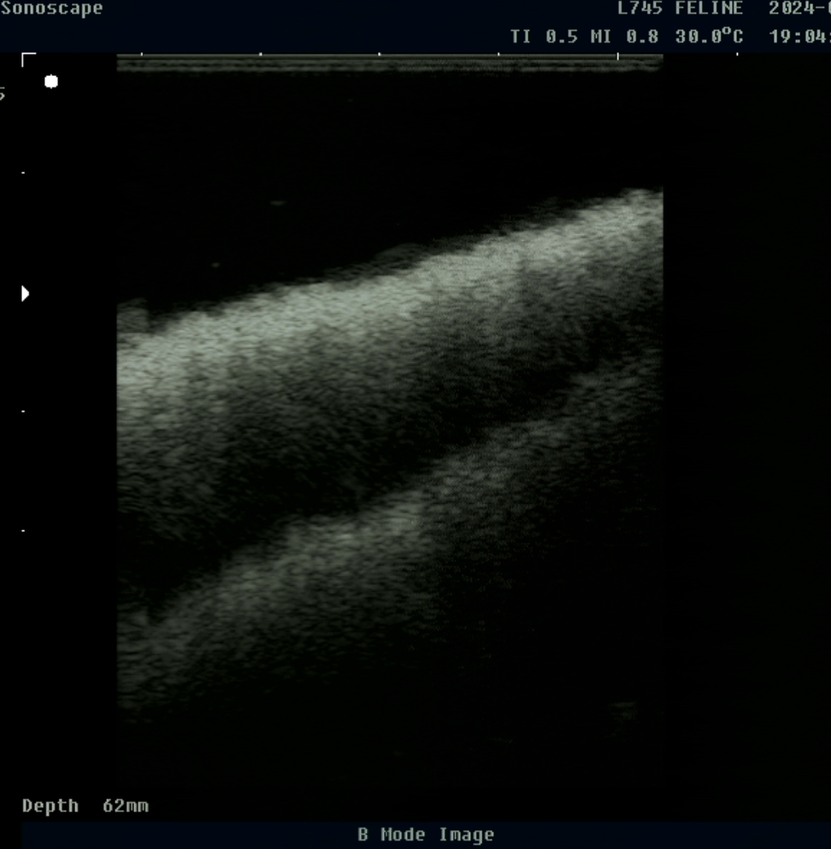
#> input picture image.png, 831 x 849 px, shrunk from 972 x 994 before the run
$ python crop_image.py
#> lines starting #> are read from the running program, lines starting #| are printed output that depends on the picture
import cv2
import matplotlib.pyplot as plt
from scipy import signal
import numpy as np


main_img = cv2.imread("image.png", cv2.IMREAD_GRAYSCALE)  # Load main image in grayscale
#> main_img: shape (849, 831); min 0, max 255, mean 14
kernel = main_img[61:79,25:43].copy()

# Apply template matching
result = cv2.matchTemplate(main_img, kernel, cv2.TM_CCOEFF_NORMED)
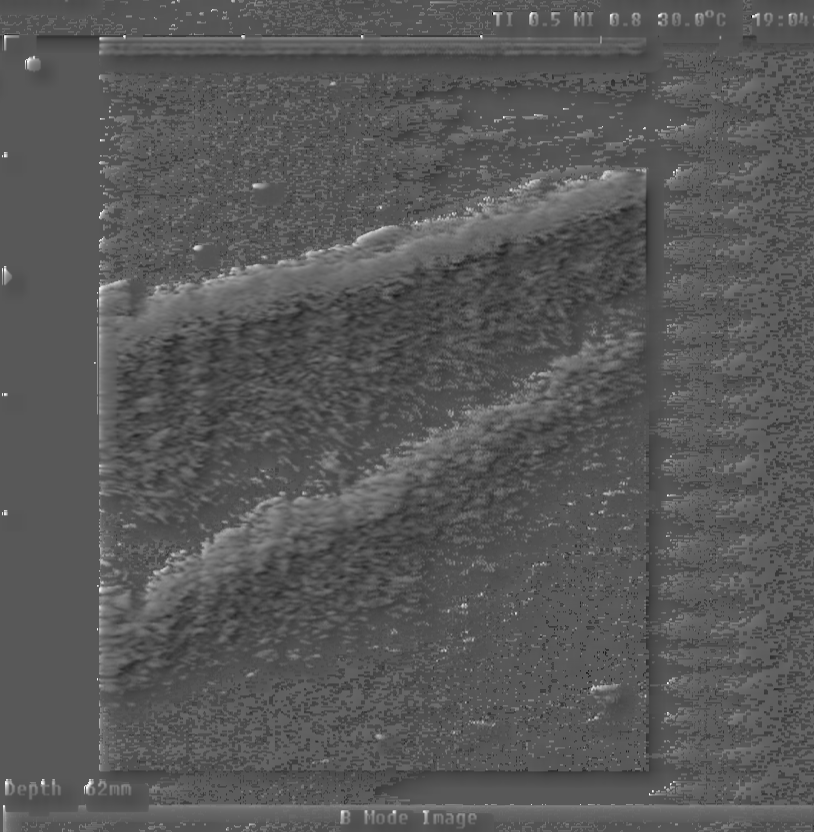
#> result: shape (832, 814) float32; min -0.535, max 1, mean 0.000432; drawn with min black and max white

# Get the best match location
min_val, max_val, min_loc, max_loc = cv2.minMaxLoc(result)
#> min_val = -0.535; max_val = 1; min_loc = (492, 13); max_loc = (25, 61)

# Draw a rectangle around the detected template
h, w = kernel.shape  # Get dimensions of the template
#> h = 18; w = 18
top_left = max_loc  # Best match location
#> top_left = (25, 61)
bottom_right = (top_left[0] + w, top_left[1] + h)
#> bottom_right = (43, 79)

cv2.rectangle(main_img, top_left, bottom_right, (255, 255, 255), 2)  # Draw rectangle
#> main_img: shape (849, 831); min 0, max 255, mean 14.1

# Show the result
cv2.imshow("Detected Shape", main_img)
cv2.waitKey(0)
cv2.destroyAllWindows()


# [27 lines of commented-out code are left out]

$ run again, with ultrahang_screen2.png copied over image.png
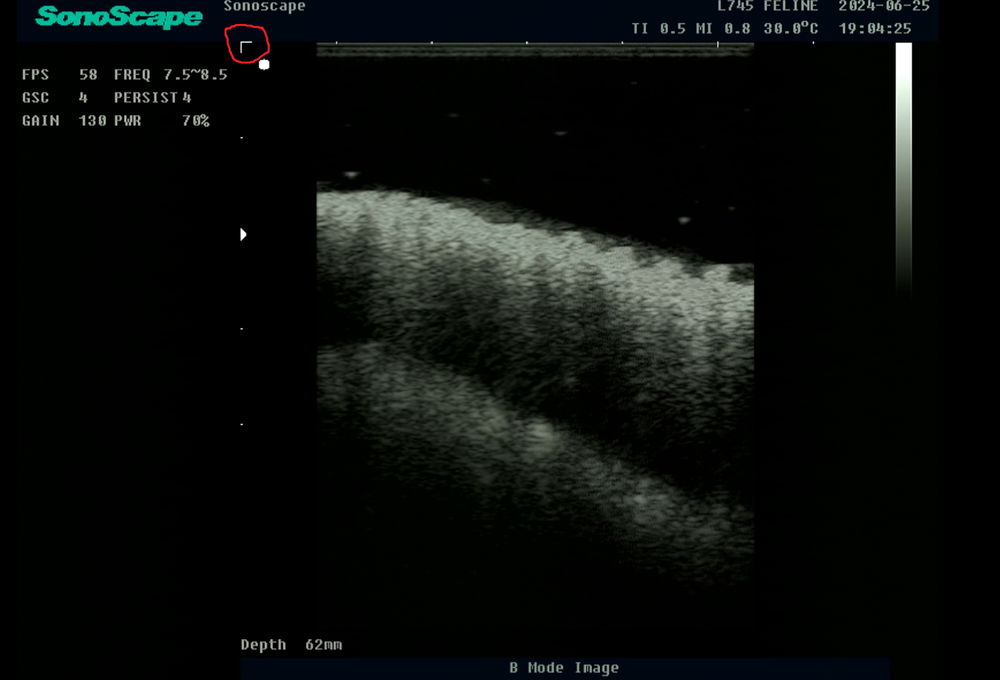
#> input picture ultrahang_screen2.png, 1000 x 680 px, shrunk from 1461 x 994 before the run
#> `result = cv2.matchTemplate(main_img, kernel, cv2.TM_CCOEFF_NORMED)`:
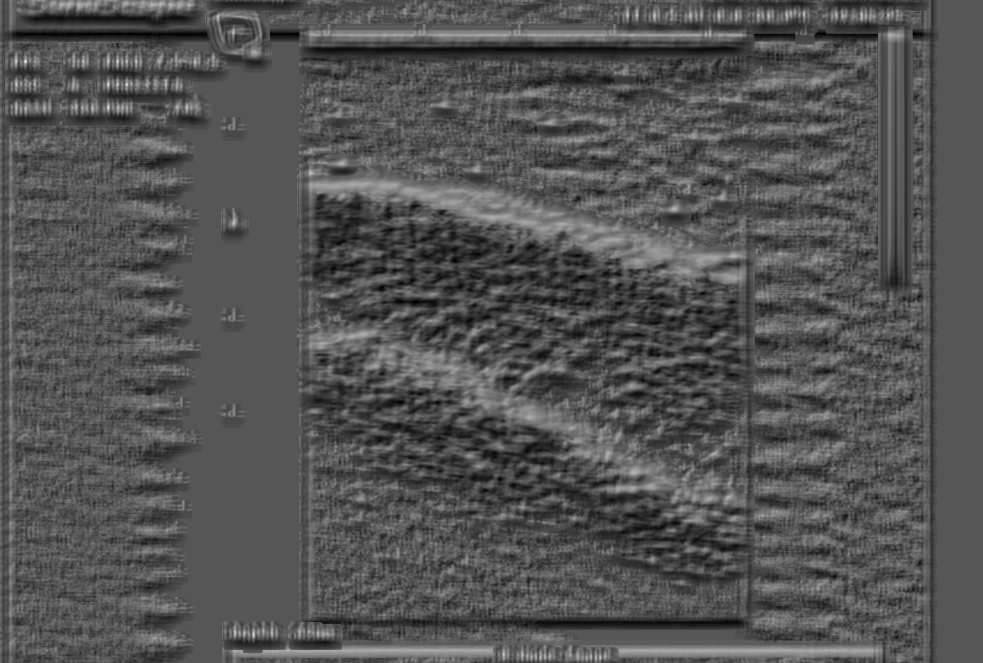
#> result: shape (663, 983) float32; min -0.511, max 1, mean -0.0143; drawn with min black and max white
#> min_val = -0.511; max_val = 1; min_loc = (415, 301); max_loc = (25, 61)
#> bottom_right = (43, 79)
#> `cv2.rectangle(main_img, top_left, bottom_right, (255, 255, 255), 2)`:
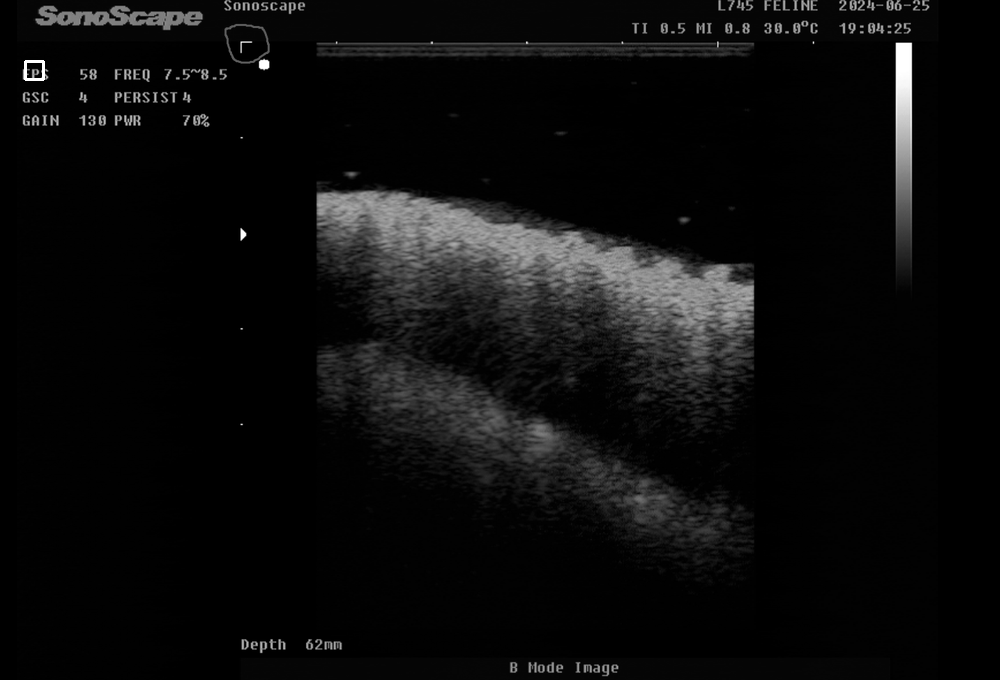
#> main_img: shape (680, 1000); min 0, max 255, mean 12.4

$ run again, with ultrahang_screen3.png copied over image.png
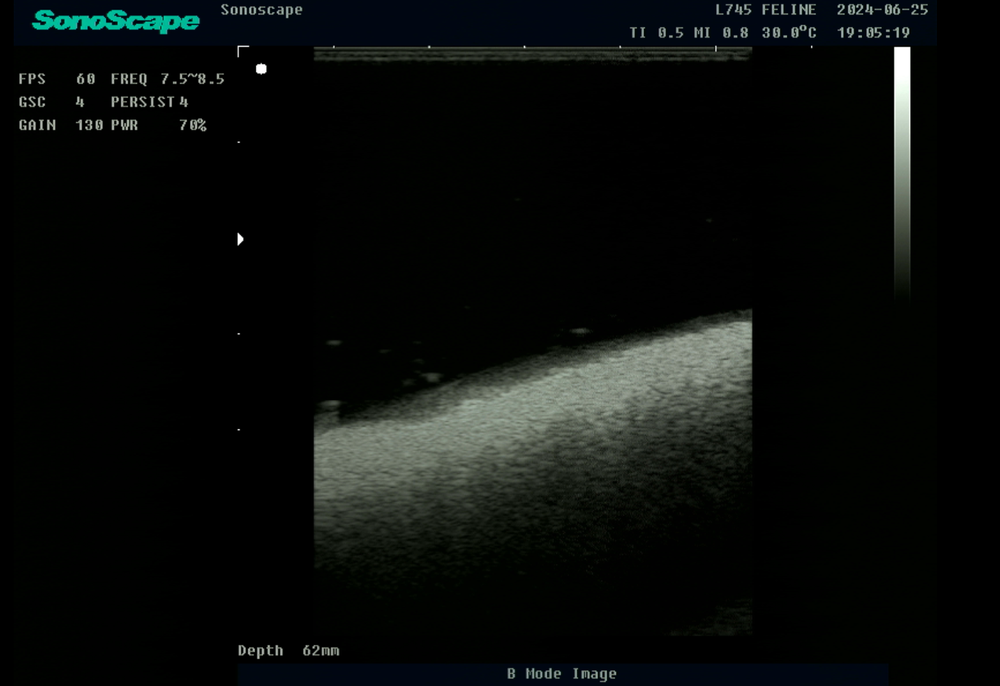
#> input picture ultrahang_screen3.png, 1000 x 686 px, shrunk from 1458 x 1000 before the run
#> `result = cv2.matchTemplate(main_img, kernel, cv2.TM_CCOEFF_NORMED)`:
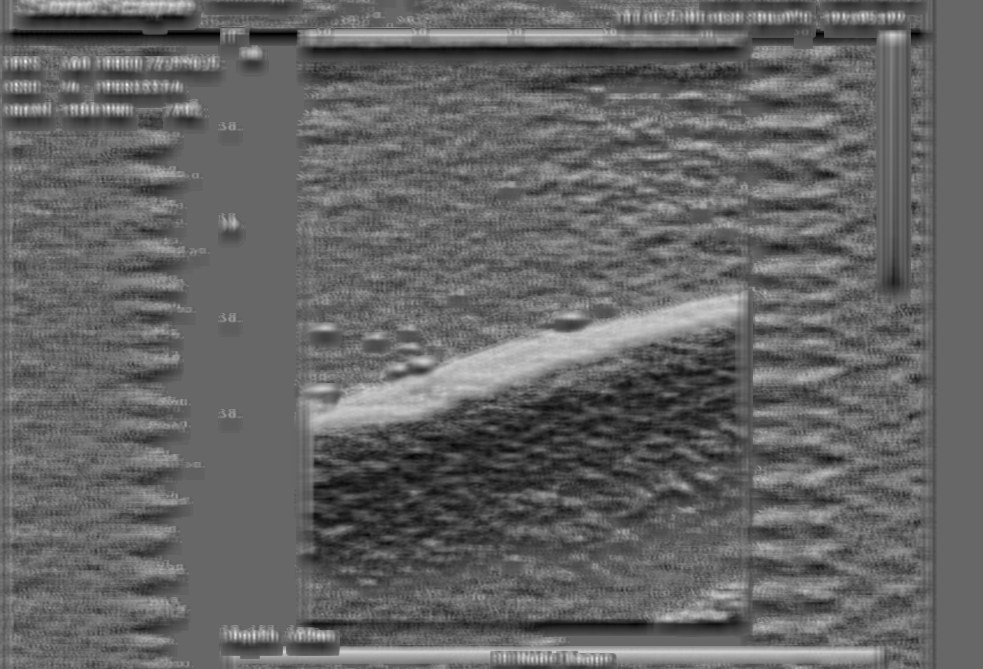
#> result: shape (669, 983) float32; min -0.685, max 1, mean -0.0166; drawn with min black and max white
#> min_val = -0.685; max_val = 1; min_loc = (37, 33); max_loc = (25, 61)
#> bottom_right = (43, 79)
#> `cv2.rectangle(main_img, top_left, bottom_right, (255, 255, 255), 2)`:
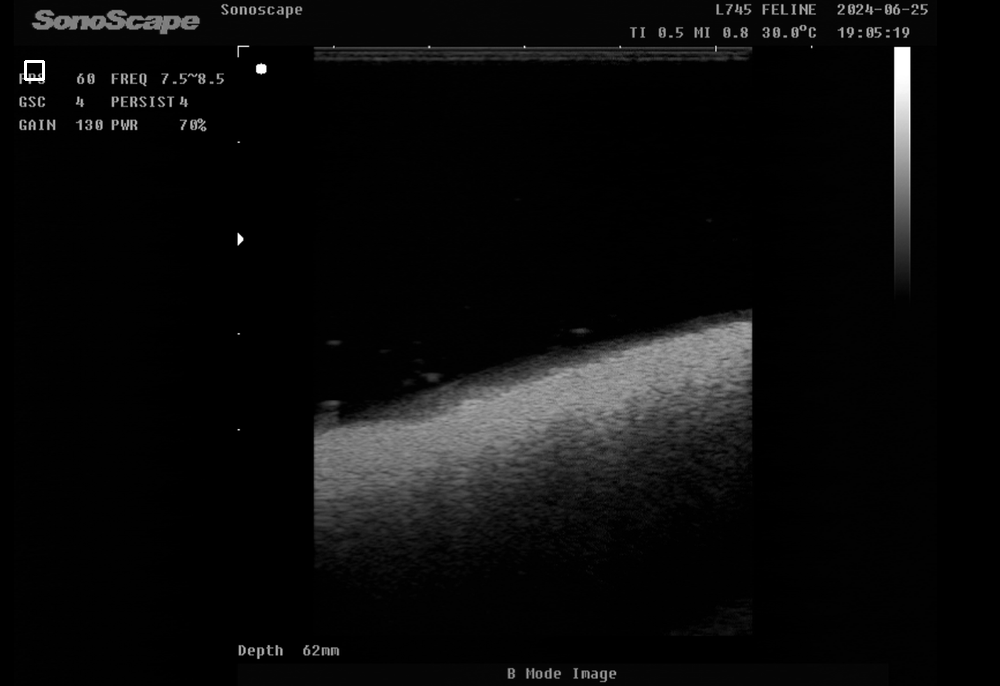
#> main_img: shape (686, 1000); min 0, max 255, mean 11.7
